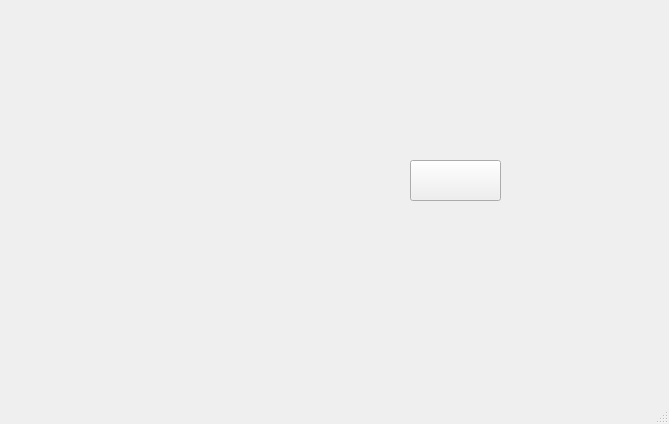
<?xml version="1.0" encoding="UTF-8"?>
<ui version="4.0">
 <class>MainWindow</class>
 <widget class="QMainWindow" name="MainWindow">
  <property name="geometry">
   <rect>
    <x>0</x>
    <y>0</y>
    <width>669</width>
    <height>424</height>
   </rect>
  </property>
  <property name="windowTitle">
   <string>MainWindow</string>
  </property>
  <widget class="QWidget" name="centralwidget">
   <widget class="QPushButton" name="battery">
    <property name="geometry">
     <rect>
      <x>410</x>
      <y>160</y>
      <width>91</width>
      <height>41</height>
     </rect>
    </property>
    <property name="styleSheet">
     <string notr="true">background-image: url(:/images/cruscotto.jpeg)</string>
    </property>
    <property name="text">
     <string/>
    </property>
   </widget>
   <widget class="QLabel" name="backgroud">
    <property name="geometry">
     <rect>
      <x>0</x>
      <y>0</y>
      <width>671</width>
      <height>371</height>
     </rect>
    </property>
    <property name="styleSheet">
     <string notr="true">image: url(:/images/cruscotto.jpeg);</string>
    </property>
    <property name="text">
     <string/>
    </property>
   </widget>
   <widget class="QLabel" name="speed">
    <property name="geometry">
     <rect>
      <x>167</x>
      <y>165</y>
      <width>91</width>
      <height>21</height>
     </rect>
    </property>
    <property name="styleSheet">
     <string notr="true">font: 14pt ;
</string>
    </property>
    <property name="text">
     <string/>
    </property>
   </widget>
   <zorder>backgroud</zorder>
   <zorder>battery</zorder>
   <zorder>speed</zorder>
  </widget>
  <widget class="QMenuBar" name="menubar">
   <property name="geometry">
    <rect>
     <x>0</x>
     <y>0</y>
     <width>669</width>
     <height>24</height>
    </rect>
   </property>
  </widget>
  <widget class="QStatusBar" name="statusbar"/>
 </widget>
 <resources/>
 <connections/>
</ui>
